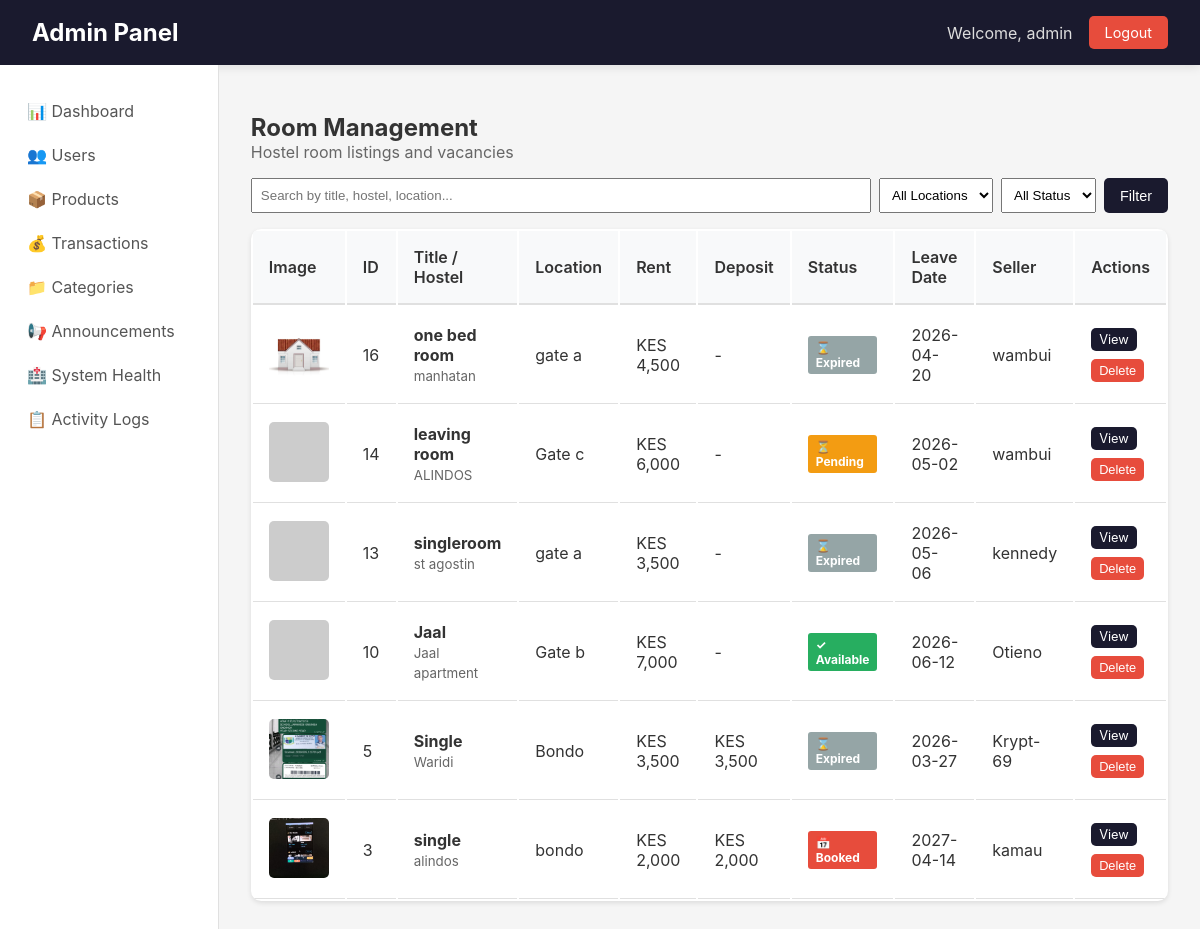
The page /admin/rooms (signed in) on the database its author committed.
### app/models.py (models this page shows, shortened)
class User(UserMixin, db.Model):
    __tablename__ = 'users'
    id = db.Column(db.Integer, primary_key=True)
    username = db.Column(db.String(80), unique=True, nullable=False)
    email = db.Column(db.String(120), unique=True, nullable=False)
    password_hash = db.Column(db.String(256))
    phone = db.Column(db.String(20))
    created_at = db.Column(db.DateTime, default=datetime.utcnow)
    google_id = db.Column(db.String(100), unique=True, nullable=True)
    profile_picture = db.Column(db.String(500), nullable=True)
    products = db.relationship('Product',
        foreign_keys='Product.seller_id',
        back_populates='seller',
        lazy=True
    )
    payments = db.relationship('Payment',
        back_populates='payment_user',
        lazy=True
    )
    phone_number = db.Column(db.String(20))
    campus_location = db.Column(db.String(100))
    hostel_name = db.Column(db.String(100))
    hostel_room = db.Column(db.String(20))
    whatsapp_number = db.Column(db.String(20))
    show_contact_details = db.Column(db.Boolean, default=True)
    contact_preference = db.Column(db.String(20), default='whatsapp')
    is_admin = db.Column(db.Boolean, default=False)
    conversations_as_buyer = db.relationship('Chat',
        foreign_keys='Chat.buyer_id',
        back_populates='buyer',
        lazy=True,
        cascade='all, delete-orphan'
    )
    conversations_as_seller = db.relationship('Chat',
        foreign_keys='Chat.seller_id',
        back_populates='seller',
        lazy=True,
        cascade='all, delete-orphan'
    )
    sent_messages = db.relationship('Message',
        foreign_keys='Message.sender_id',
        back_populates='sender',
        lazy=True,
        cascade='all, delete-orphan'
    )
    sent_offers = db.relationship('Offer',
        foreign_keys='Offer.buyer_id',
        back_populates='offer_buyer',
        lazy=True
    )
    received_offers = db.relationship('Offer',
        foreign_keys='Offer.seller_id',
        back_populates='offer_seller',
        lazy=True
    )

class Product(db.Model):
    __tablename__ = 'products'
    id = db.Column(db.Integer, primary_key=True)
    title = db.Column(db.String(100), nullable=False)
    description = db.Column(db.Text)
    price = db.Column(db.Float, nullable=False)
    condition = db.Column(db.String(20))
    contact_info = db.Column(db.Text)
    is_fast_moving = db.Column(db.Boolean, default=False)
    is_active = db.Column(db.Boolean, default=True)
    is_sold = db.Column(db.Boolean, default=False)
    Token = db.Column(db.Float, nullable=False)
    category_id = db.Column(db.Integer, db.ForeignKey('categories.id'), nullable=False)
    seller_id = db.Column(db.Integer, db.ForeignKey('users.id'), nullable=False)
    image_group_id = db.Column(db.Integer, db.ForeignKey('product_image_groups.id'), nullable=True)
    created_at = db.Column(db.DateTime, default=datetime.utcnow)
    updated_at = db.Column(db.DateTime, default=datetime.utcnow, onupdate=datetime.utcnow)
    hostel_name = db.Column(db.String(100), nullable=False, default='')
    location = db.Column(db.String(100), nullable=False, default='')
    leave_date = db.Column(db.DateTime, nullable=False, default=datetime.utcnow)
    room_type = db.Column(db.String(20), default='single')
    deposit = db.Column(db.Float, default=0)
    commission_percentage = db.Column(db.Float, default=0)
    is_commission_listing = db.Column(db.Boolean, default=False)
    status = db.Column(db.String(20), default='available')
    agreement_user_id = db.Column(db.Integer, db.ForeignKey('users.id'), nullable=True)
    agreement_expires_at = db.Column(db.DateTime, nullable=True)
    booked_at = db.Column(db.DateTime, nullable=True)
    total_unlocks = db.Column(db.Integer, default=0)
    last_interest_update = db.Column(db.DateTime, default=datetime.utcnow)
    payments = db.relationship('Payment', back_populates='product', lazy=True, cascade="all, delete-orphan")
    chats = db.relationship('Chat', back_populates='product', lazy=True, cascade='all, delete-orphan')
    offers = db.relationship('Offer', back_populates='product', lazy=True, cascade='all, delete-orphan')
    unlocks = db.relationship(
    'ProductUnlock',
    back_populates='product',
    cascade='all, delete-orphan'
)
    notifications = db.relationship(
    'Notification',
    back_populates='product',
    cascade='all, delete-orphan'
)
    agreement_user = db.relationship('User', foreign_keys=[agreement_user_id])
    category = db.relationship('Category', back_populates='products')
    seller = db.relationship('User', foreign_keys=[seller_id], back_populates='products')
    image_group = db.relationship('ProductImageGroup', back_populates='product')

class ProductImage(db.Model):
    __tablename__ = 'product_images'
    id = db.Column(db.Integer, primary_key=True)
    filename = db.Column(db.String(255), nullable=False)
    filepath = db.Column(db.String(500), nullable=False)
    uploaded_at = db.Column(db.DateTime, default=datetime.utcnow)
    group_id = db.Column(db.Integer, db.ForeignKey('product_image_groups.id'))
    group = db.relationship('ProductImageGroup', back_populates='images')

### app/admin/routes.py (the view)
@admin_bp.route('/rooms')
@login_required
@admin_required
def rooms():
    page = request.args.get('page', 1, type=int)
    search = request.args.get('search', '')
    status = request.args.get('status', 'all')
    location = request.args.get('location', '')
    query = Product.query.filter(
        Product.hostel_name != '',
        Product.hostel_name.isnot(None)
    )
    if search:
        query = query.filter(
            (Product.title.ilike(f'%{search}%')) |
            (Product.hostel_name.ilike(f'%{search}%')) |
            (Product.location.ilike(f'%{search}%'))
        )
    if location:
        query = query.filter(Product.location.ilike(f'%{location}%'))
    if status == 'available':
        query = query.filter(Product.status == 'available', Product.is_active == True)
    elif status == 'pending':
        query = query.filter(Product.status == 'pending')
    elif status == 'booked':
        query = query.filter(Product.status == 'booked')
    elif status == 'expired':
        query = query.filter(Product.status == 'expired')
    elif status == 'inactive':
        query = query.filter(Product.is_active == False)
    rooms = query.order_by(Product.created_at.desc()).paginate(page=page, per_page=20, error_out=False)
    locations = db.session.query(Product.location).filter(
        Product.hostel_name != '',
        Product.location != ''
    ).distinct().all()
    locations = [loc[0] for loc in locations if loc[0]]
    return render_template('admin/rooms.html', rooms=rooms, search=search, status=status, location=location, locations=locations)

### app/admin/routes.py (called while the page is built)
def admin_required(f):
    @wraps(f)
    def decorated_function(*args, **kwargs):
        if not current_user.is_authenticated:
            flash('Please login to access admin area.', 'warning')
            return redirect(url_for('auth.login'))
        if not current_user.is_admin:
            flash('Admin access required.', 'error')
            return redirect(url_for('main.index'))
        return f(*args, **kwargs)
    return decorated_function

### app/models.py (called while the page is built)
@login_manager.user_loader
def load_user(user_id):
    return User.query.get(int(user_id))

### app/templates/admin/rooms.html (shortened to what this page needs)
{% extends "admin/base.html" %}
{% block content %}
<h2>Room Management</h2>
<p style="color: #666; margin-bottom: 1rem;">Hostel room listings and vacancies</p>
<div style="margin-bottom: 1rem;">
    <form method="GET" style="display: flex; gap: 0.5rem; flex-wrap: wrap;">
        <input type="text" name="search" placeholder="Search by title, hostel, location..." value="{{ search }}" style="flex: 2; padding: 0.5rem;">
        <select name="location" style="padding: 0.5rem;">
            <option value="">All Locations</option>
        </select>
        <select name="status" style="padding: 0.5rem;">
            <option value="all" {% if status == 'all' %}selected{% endif %}>All Status</option>
        </select>
        <button type="submit" class="btn btn-primary">Filter</button>
    </form>
</div>
<table class="data-table">
    <thead>
        <tr>
            <th>Image</th>
            <th>ID</th>
            <th>Title / Hostel</th>
            <th>Location</th>
            <th>Rent</th>
            <th>Deposit</th>
            <th>Status</th>
            <th>Leave Date</th>
            <th>Seller</th>
            <th>Actions</th>
        </tr>
    </thead>
    <tbody>
        {% for room in rooms.items %}
        <tr>
            <td>
                {% if room.image_group and room.image_group.images %}
                    <img src="{{ url_for('static', filename='uploads/product_images/' + room.image_group.images[0].filename) }}"
                         class="room-image"
                         alt="{{ room.title }}"
                         onerror="this.onerror=null; this.src='https://via.placeholder.com/60?text=No+Image'">
                {% else %}
                    <div style="width: 60px; height: 60px; background: #f0f0f0; display: flex; align-items: center; justify-content: center; border-radius: 5px;">🏠</div>
                {% endif %}
            </td>
            <td>{{ room.id }}</td>
            <td>
                <strong>{{ room.title[:35] }}</strong><br>
                <small style="color: #666;">{{ room.hostel_name }}</small>
            </td>
            <td>{{ room.location }}</td>
            <td>KES {{ "{:,.0f}".format(room.price) }}</td>
            <td>{% if room.deposit > 0 %}KES {{ "{:,.0f}".format(room.deposit) }}{% else %}-{% endif %}</td>
            <td>
                <span class="status-badge status-{{ room.status }}">
                    {% if room.status == 'available' %}✓ Available
                    {% elif room.status == 'pending' %}⏳ Pending
                    {% elif room.status == 'booked' %}📅 Booked
                    {% elif room.status == 'expired' %}⌛ Expired
                    {% else %}❌ Inactive{% endif %}
                </span>
            </td>
            <td>{{ room.leave_date.strftime('%Y-%m-%d') if room.leave_date else '-' }}</td>
            <td>{{ room.seller.username if room.seller else 'N/A' }}</td>
            <td>
                <div style="display: flex; gap: 0.5rem; flex-wrap: wrap;">
                    <a href="{{ url_for('admin.room_detail', room_id=room.id) }}" class="btn btn-sm btn-primary">View</a>
                    <form method="POST" action="{{ url_for('admin.delete_room', room_id=room.id) }}"
                          onsubmit="return confirm('Delete this room listing? This cannot be undone.');"
                          style="display: inline;">
                        <button type="submit" class="btn btn-sm btn-danger">Delete</button>
                    </form>
                </div>
            </td>
        </tr>
        {% endfor %}
    </tbody>
</table>
{% endblock %}

### app/templates/admin/base.html (shortened to what this page needs)
<!DOCTYPE html>
<html lang="en">
<head>
</head>
<body>
    <header class="admin-header">
        <h1><a href="{{ url_for('admin.dashboard') }}">Admin Panel</a></h1>
        <div class="admin-user">
            <span>Welcome, {{ current_user.username }}</span>
            <a href="{{ url_for('auth.logout') }}" class="logout-btn">Logout</a>
        </div>
    </header>
    <div class="admin-container">
        <nav class="admin-sidebar">
            <a href="{{ url_for('admin.dashboard') }}" class="{% if request.endpoint == 'admin.dashboard' %}active{% endif %}">
                📊 Dashboard
            </a>
            <a href="{{ url_for('admin.users') }}" class="{% if request.endpoint == 'admin.users' or request.endpoint == 'admin.user_detail' %}active{% endif %}">
                👥 Users
            </a>
            <a href="{{ url_for('admin.products') }}" class="{% if request.endpoint == 'admin.products' %}active{% endif %}">
                📦 Products
            </a>
            <a href="{{ url_for('admin.transactions') }}" class="{% if request.endpoint == 'admin.transactions' %}active{% endif %}">
                💰 Transactions
            </a>
            <a href="{{ url_for('admin.categories') }}" class="{% if request.endpoint == 'admin.categories' %}active{% endif %}">
                📁 Categories
            </a>
            <a href="{{ url_for('announcements.admin') }}" class="{% if request.endpoint == 'announcements.admin' %}active{% endif %}">
    📢 Announcements
</a>
<a href="{{ url_for('admin.system_health') }}" class="{% if request.endpoint == 'admin.system_health' %}active{% endif %}">
    🏥 System Health
</a>
<a href="{{ url_for('admin.admin_logs') }}" class="{% if request.endpoint == 'admin.admin_logs' %}active{% endif %}">
    📋 Activity Logs
</a>
        </nav>
        <main class="admin-content">
            {% block content %}{% endblock %}
        </main>
    </div>
</body>
</html>

### app/templates/admin/base.html (style rules this page uses)
* { margin: 0; padding: 0; box-sizing: border-box; }
body { font-family: -apple-system, BlinkMacSystemFont, 'Segoe UI', Roboto, 'Helvetica Neue', Arial, sans-serif; background: #f5f5f5; color: #333; }
.admin-header { background: #1a1a2e; color: white; padding: 1rem 2rem; display: flex; justify-content: space-between; align-items: center; box-shadow: 0 2px 10px rgba(0,0,0,0.1); }
.admin-header h1 { font-size: 1.5rem; }
.admin-header h1 a { color: white; text-decoration: none; }
.admin-user { display: flex; align-items: center; gap: 1rem; }
.admin-user span { color: #ddd; }
.logout-btn { background: #e74c3c; color: white; padding: 0.5rem 1rem; text-decoration: none; border-radius: 5px; font-size: 0.9rem; }
.admin-container { display: flex; min-height: calc(100vh - 64px); }
.admin-sidebar { width: 250px; background: white; border-right: 1px solid #e0e0e0; padding: 1.5rem 0; }
.admin-sidebar a { display: block; padding: 0.75rem 1.5rem; color: #555; text-decoration: none; transition: all 0.3s; border-left: 3px solid transparent; }
.admin-content { flex: 1; padding: 2rem; }
.data-table { background: white; border-radius: 10px; overflow: hidden; box-shadow: 0 2px 5px rgba(0,0,0,0.1); width: 100%; }
.data-table th { background: #f8f9fa; padding: 1rem; text-align: left; font-weight: 600; border-bottom: 2px solid #e0e0e0; }
.data-table td { padding: 1rem; border-bottom: 1px solid #e0e0e0; }
.btn { padding: 0.5rem 1rem; border: none; border-radius: 5px; cursor: pointer; font-size: 0.9rem; text-decoration: none; display: inline-block; }
.btn-sm { padding: 0.25rem 0.5rem; font-size: 0.8rem; }
.btn-primary { background: #1a1a2e; color: white; }
.btn-danger { background: #e74c3c; color: white; }

### app/templates/admin/rooms.html (style rules this page uses)
.room-image { width: 60px; height: 60px; object-fit: cover; border-radius: 5px; }
.status-badge { display: inline-block; padding: 0.25rem 0.5rem; border-radius: 3px; font-size: 0.75rem; font-weight: bold; }
.status-available { background: #27ae60; color: white; }
.status-pending { background: #f39c12; color: white; }
.status-booked { background: #e74c3c; color: white; }
.status-expired { background: #95a5a6; color: white; }

### rows shown on the page
User: username "admin"
Product: filename (picture), id "16", title "one bed room", hostel_name "manhatan", location "gate a", price "4,500", status "⌛ Expired", leave_date "2026-04-20", seller "wambui"
Product: id "14", title "leaving room", hostel_name "ALINDOS", location "Gate c", price "6,000", status "⏳ Pending", leave_date "2026-05-02", seller "wambui"
Product: id "13", title "singleroom", hostel_name "st agostin", location "gate a", price "3,500", status "⌛ Expired", leave_date "2026-05-06", seller "kennedy"
Product: id "10", title "Jaal", hostel_name "Jaal apartment", location "Gate b", price "7,000", status "✓ Available", leave_date "2026-06-12", seller "Otieno"
Product: filename (picture), id "5", title "Single", hostel_name "Waridi", location "Bondo", price "3,500", deposit "3,500", status "⌛ Expired", leave_date "2026-03-27", seller "Krypt-69"
Product: filename (picture), id "3", title "single", hostel_name "alindos", location "bondo", price "2,000", deposit "2,000", status "📅 Booked", leave_date "2027-04-14", seller "kamau"
